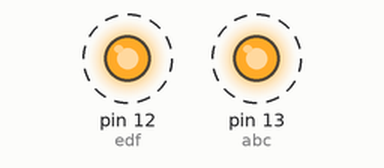
Simulated run of this sketch. Board: Arduino Uno, built with avr-gcc and run on an emulated ATmega328P. On the bench: output pins drawn as LEDs (lit = HIGH). Dashed ring = blinking.

Above: at 0.5 s.
Timing chart, 0 to 4.6 s (numbered marks = the images above):
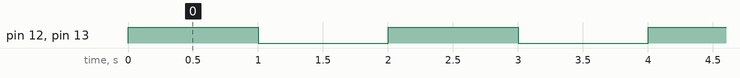

The sketch:

Led.ino.ino
```cpp
const int abc=13;
const int edf=12
;
void setup() {

   pinMode(abc,OUTPUT);
   pinMode(edf,OUTPUT);


}

void loop() {
  digitalWrite(abc,1);
  digitalWrite(edf,1);
  delay(1000);
  digitalWrite(abc,0);
  digitalWrite(edf,0);
  delay(1000);


}
```

Measured:
- by itself, pin 12 (edf), pin 13 (abc): alternates HIGH for 1.0 s and LOW for 1.0 s
